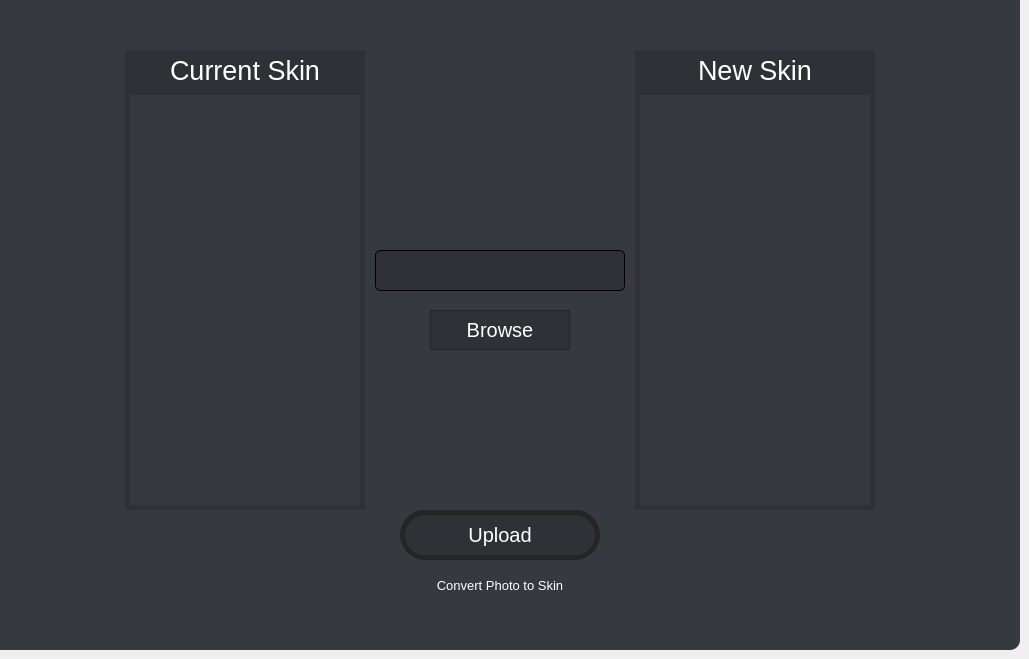
    <widget class="QWidget" name="skinwid">
     <property name="styleSheet">
      <string notr="true"/>
     </property>
     <widget class="QFrame" name="tabskinbg">
      <property name="geometry">
       <rect>
        <x>0</x>
        <y>0</y>
        <width>1020</width>
        <height>650</height>
       </rect>
      </property>
      <property name="styleSheet">
       <string notr="true">background-color:rgb(54, 57, 63);
border-bottom-right-radius:10px;
outline:none;</string>
      </property>
      <property name="frameShape">
       <enum>QFrame::StyledPanel</enum>
      </property>
      <property name="frameShadow">
       <enum>QFrame::Raised</enum>
      </property>
      <widget class="QLabel" name="cskin">
       <property name="geometry">
        <rect>
         <x>125</x>
         <y>90</y>
         <width>240</width>
         <height>420</height>
        </rect>
       </property>
       <property name="styleSheet">
        <string notr="true">border:5px solid rgb(47, 49, 54);
border-radius:0px;
color:white;
font: 12pt</string>
       </property>
       <property name="text">
        <string/>
       </property>
       <property name="scaledContents">
        <bool>false</bool>
       </property>
       <property name="alignment">
        <set>Qt::AlignCenter</set>
       </property>
      </widget>
      <widget class="QLabel" name="nskin">
       <property name="geometry">
        <rect>
         <x>635</x>
         <y>90</y>
         <width>240</width>
         <height>420</height>
        </rect>
       </property>
       <property name="styleSheet">
        <string notr="true">border:5px solid rgb(47, 49, 54);
border-radius:0px;</string>
       </property>
       <property name="text">
        <string/>
       </property>
       <property name="scaledContents">
        <bool>false</bool>
       </property>
       <property name="alignment">
        <set>Qt::AlignCenter</set>
       </property>
      </widget>
      <widget class="QLabel" name="label_3">
       <property name="geometry">
        <rect>
         <x>125</x>
         <y>50</y>
         <width>240</width>
         <height>40</height>
        </rect>
       </property>
       <property name="styleSheet">
        <string notr="true">color:white;
background-color:rgb(47, 49, 54);
font:20pt;
border-radius:0px;</string>
       </property>
       <property name="text">
        <string>Current Skin</string>
       </property>
       <property name="alignment">
        <set>Qt::AlignCenter</set>
       </property>
      </widget>
      <widget class="QLabel" name="label_4">
       <property name="geometry">
        <rect>
         <x>635</x>
         <y>50</y>
         <width>240</width>
         <height>40</height>
        </rect>
       </property>
       <property name="styleSheet">
        <string notr="true">color:white;
background-color:rgb(47, 49, 54);
font:20pt;
border-radius:0px;</string>
       </property>
       <property name="text">
        <string>New Skin</string>
       </property>
       <property name="alignment">
        <set>Qt::AlignCenter</set>
       </property>
      </widget>
      <widget class="QPushButton" name="sbbtn">
       <property name="geometry">
        <rect>
         <x>430</x>
         <y>310</y>
         <width>140</width>
         <height>40</height>
        </rect>
       </property>
       <property name="cursor">
        <cursorShape>PointingHandCursor</cursorShape>
       </property>
       <property name="styleSheet">
        <string notr="true">QPushButton {
background-color: rgb(47, 49, 54);
border:1px solid rgb(37, 37, 37);
border-radius:0px;
color:white;
font:15pt;
}
QPushButton:hover {
background-color:rgb(37, 37, 37);

}</string>
       </property>
       <property name="text">
        <string>Browse</string>
       </property>
      </widget>
      <widget class="QLineEdit" name="skinle">
       <property name="enabled">
        <bool>false</bool>
       </property>
       <property name="geometry">
        <rect>
         <x>375</x>
         <y>250</y>
         <width>250</width>
         <height>41</height>
        </rect>
       </property>
       <property name="styleSheet">
        <string notr="true">border-radius:5px;
background-color:rgb(47, 49, 54);
border:1px solid black;
color:white;
font:12pt;</string>
       </property>
       <property name="readOnly">
        <bool>true</bool>
       </property>
      </widget>
      <widget class="QPushButton" name="supbtn">
       <property name="geometry">
        <rect>
         <x>400</x>
         <y>510</y>
         <width>200</width>
         <height>50</height>
        </rect>
       </property>
       <property name="cursor">
        <cursorShape>PointingHandCursor</cursorShape>
       </property>
       <property name="styleSheet">
        <string notr="true">QPushButton {
background-color: rgb(47, 49, 54);
border:5px solid rgb(37, 37, 37);
border-radius:25px;
color:white;
font:15pt;
}
QPushButton:hover {
background-color:rgb(37, 37, 37);

}</string>
       </property>
       <property name="text">
        <string>Upload</string>
       </property>
      </widget>
      <widget class="QLabel" name="serror">
       <property name="geometry">
        <rect>
         <x>370</x>
         <y>355</y>
         <width>260</width>
         <height>30</height>
        </rect>
       </property>
       <property name="styleSheet">
        <string notr="true">color:white;
font:12pt;</string>
       </property>
       <property name="text">
        <string/>
       </property>
       <property name="alignment">
        <set>Qt::AlignCenter</set>
       </property>
      </widget>
      <widget class="QPushButton" name="conskintabbtn">
       <property name="geometry">
        <rect>
         <x>410</x>
         <y>570</y>
         <width>180</width>
         <height>30</height>
        </rect>
       </property>
       <property name="cursor">
        <cursorShape>PointingHandCursor</cursorShape>
       </property>
       <property name="styleSheet">
        <string notr="true">QPushButton {
color:white;
font:10pt;
outline:none;
background-color:none;
}
QPushButton:hover {
color:rgb(0, 255, 0);
text-decoration: underline;
}</string>
       </property>
       <property name="text">
        <string>Convert Photo to Skin</string>
       </property>
      </widget>
     </widget>
    </widget>
